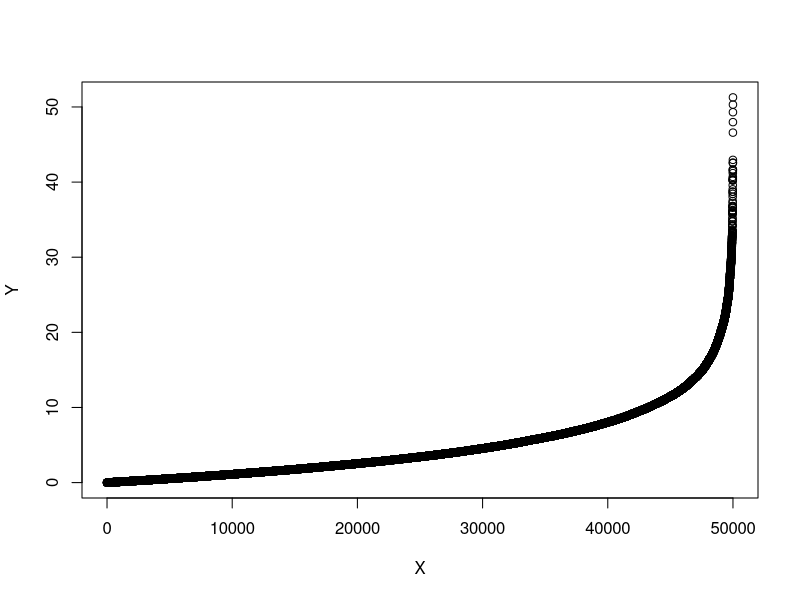
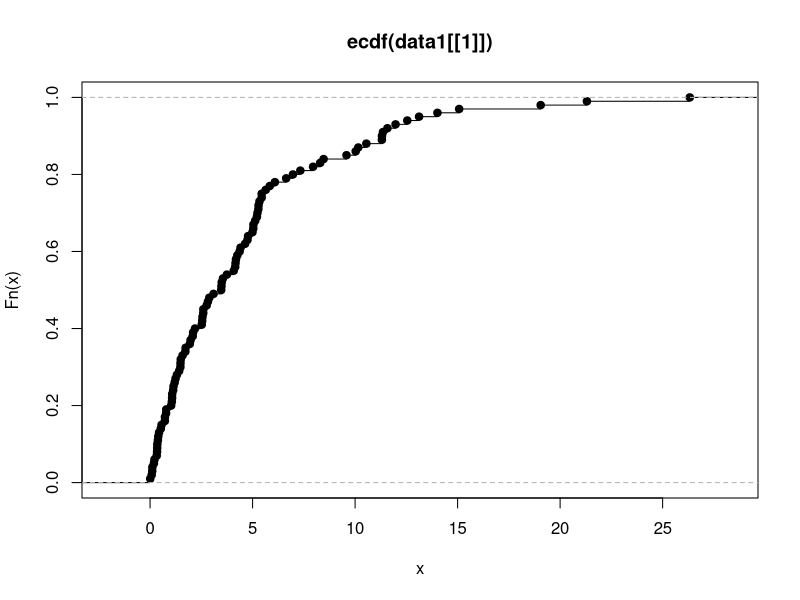
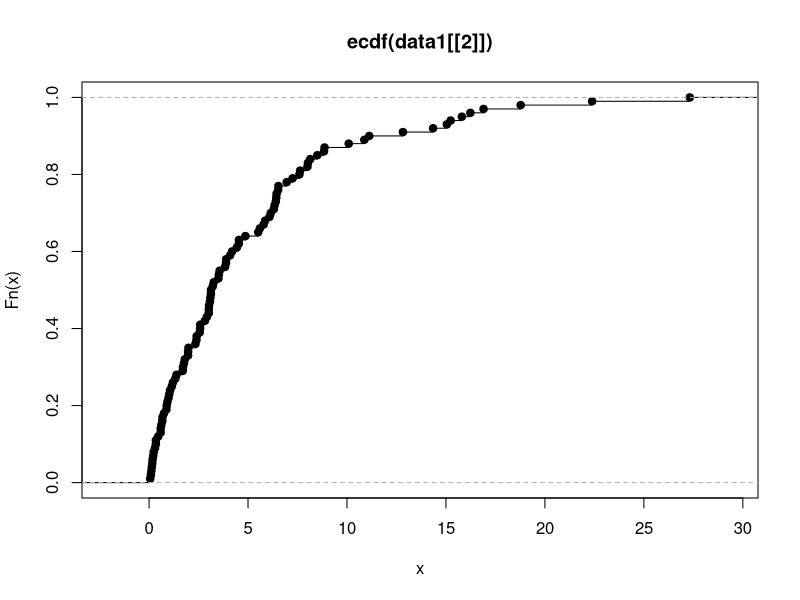
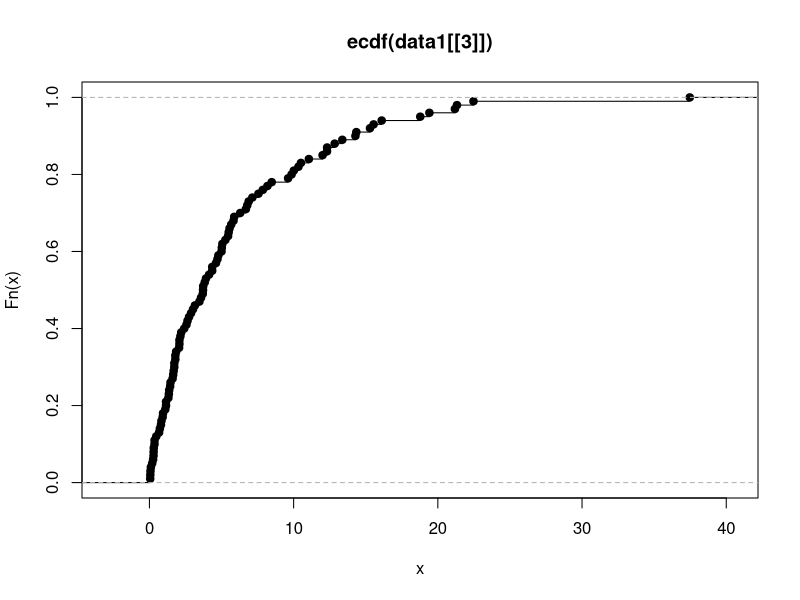
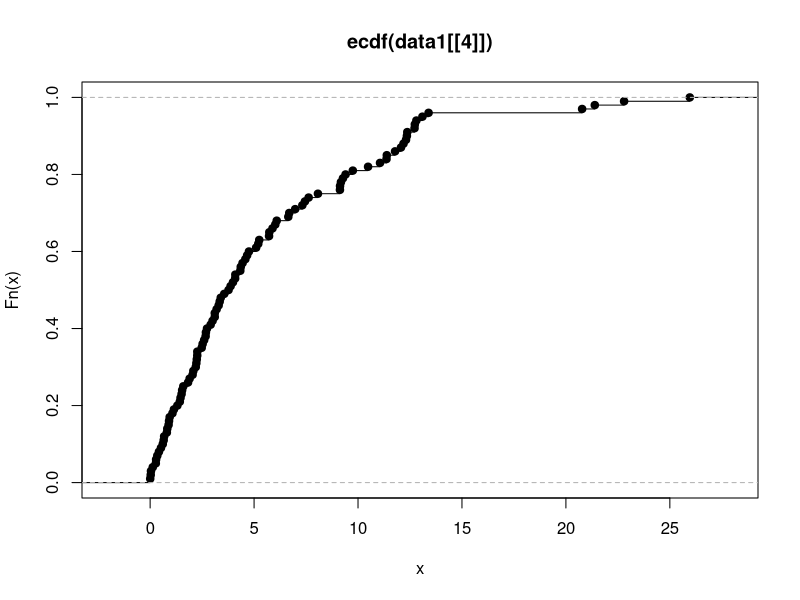
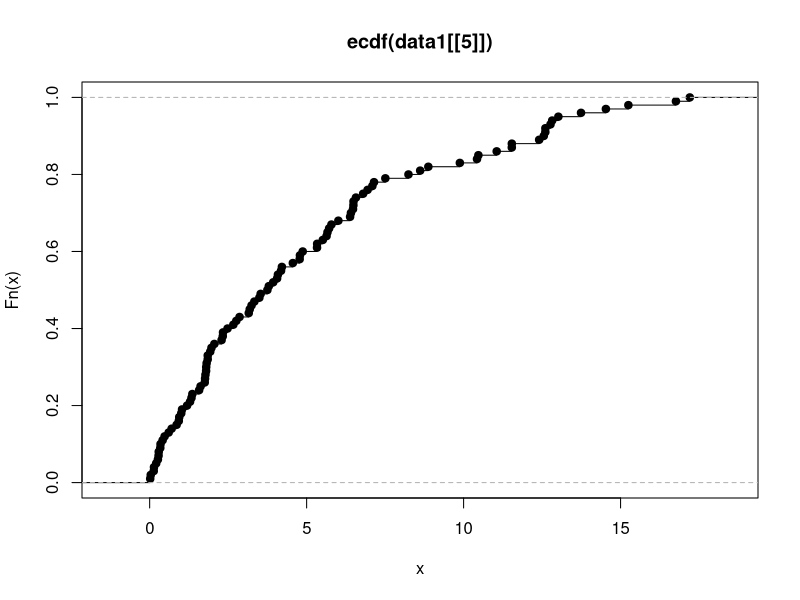
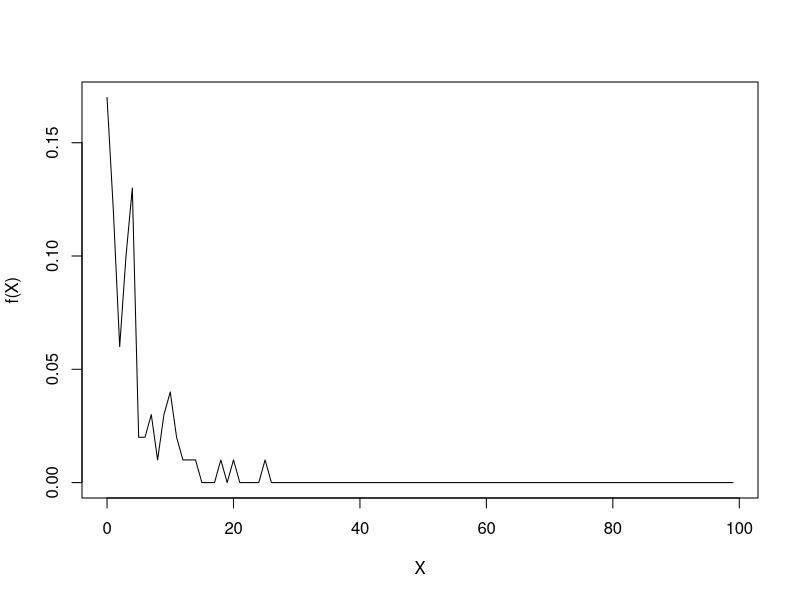
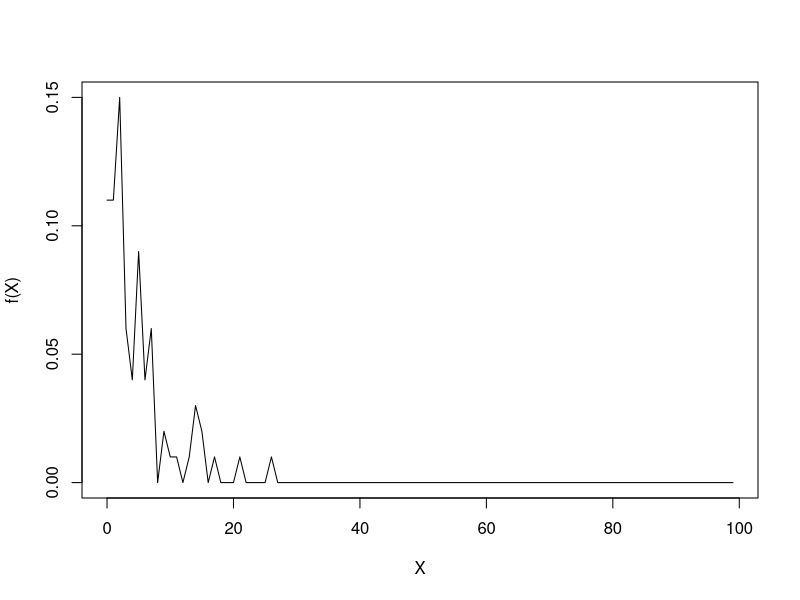

Generate these figures, in order, with R:
data <- rexp(50000,0.2)
gr <- data.frame(X=seq(1,50000,1),Y=sort(data))
plot(gr)
max <- 100
x <- seq_along(data)
data1 <- split(data , ceiling(x/max))
plot(ecdf(data1[[1]]))
plot(ecdf(data1[[2]]))
plot(ecdf(data1[[3]]))
plot(ecdf(data1[[4]]))
plot(ecdf(data1[[5]]))
pdf1 <- rep(0,100);
for(i in 1:100){
  val=round(data1[[1]][i],1);
  if(val<=100)
  {
    pdf1[val]=pdf1[val] + 1/100;
  }
}
xcols <- c(0:99)

plot(xcols, pdf1, "l", xlab="X", ylab="f(X)")

pdf2 <- rep(0,100);
for(i in 1:100){
  val=round(data1[[2]][i],1);
  if(val<=100)
  {
    pdf2[val]=pdf2[val] + 1/100;
  }
}
xcols1 <- c(0:99)

plot(xcols1, pdf2, "l", xlab="X", ylab="f(X)")

pdf3 <- rep(0,100);
for(i in 1:100){
  val=round(data1[[3]][i],1);
  if(val<=100)
  {
    pdf3[val]=pdf3[val] + 1/100;
  }
}
xcols2 <- c(0:99)

plot(xcols2, pdf3, "l", xlab="X", ylab="f(X)")

pdf4 <- rep(0,100);
for(i in 1:100){
  val=round(data1[[4]][i],1);
  if(val<=100)
  {
    pdf4[val]=pdf4[val] + 1/100;
  }
}
xcols3 <- c(0:99)

plot(xcols3, pdf4, "l", xlab="X", ylab="f(X)")

pdf5 <- rep(0,100);
for(i in 1:100){
  val=round(data1[[5]][i],1);
  if(val<=100)
  {
    pdf5[val]=pdf5[val] + 1/100;
  }
}
xcols4 <- c(0:99)

plot(xcols4, pdf5, "l", xlab="X", ylab="f(X)")
  
me <- rep(0,500)
std <- rep(0,500)
for(i in 1:500){
  me[i]=mean(data1[[i]])
  std[i]=sqrt(var(data1[[i]]))
}

me[1]
me[2]
me[3]
me[4]
me[5]
std[1]
std[2]
std[3]
std[4]
std[5]

rounded = table(round(me,1))
plot(rounded, "h", xlab="Value", ylab="Frequency")
plot(ecdf(me))

pdf6 <- rep(0,500);
for(i in 1:500){
  val=round(me[i],0);
  if(val<=500)
  {
    pdf6[val]=pdf6[val] + 1/500;
  }
}
xcols4 <- c(0:499)

plot(xcols4, pdf6, "l", xlab="X", ylab="f(X)")

meome = mean(me)
stdome = sqrt(var(me))
tme = mean(data)
tstd = sqrt(var(data))
meome
stdome
tme
tstd
